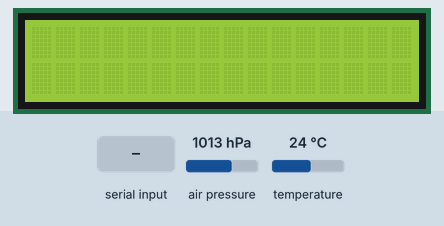
This sketch was run on a simulated Arduino Uno, built with avr-gcc and run on an emulated ATmega328P. Shown: 16×2 character LCD. The inputs (shaded band) are chosen by the test bench; at power-on: air pressure 1013 hPa, temperature 24 °C. What the sketch prints to the serial monitor is not drawn.

Above: at 1.2 s.
1.3 s: "90,45\n" received over Serial
At 3.6 s:
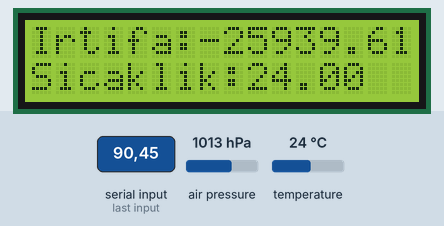
4.3 s: air pressure set to 952 hPa
At 5.6 s:
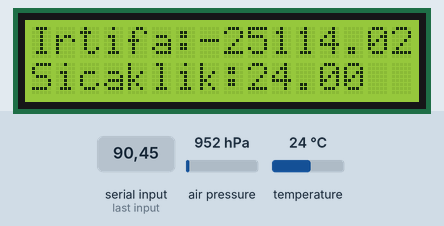
6.8 s: temperature set to 12 °C
At 8.7 s:
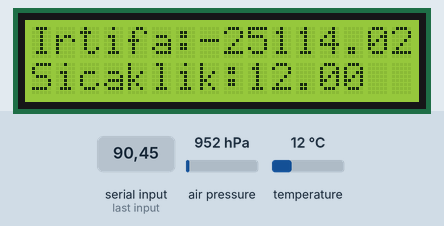
9.8 s: air pressure set to 975 hPa
At 10.7 s:
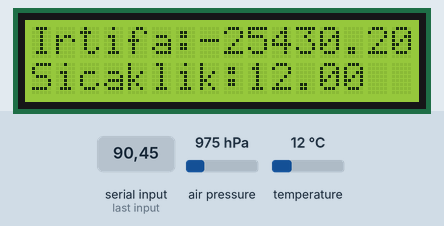
11.8 s: temperature set to 19 °C
At 13.7 s:
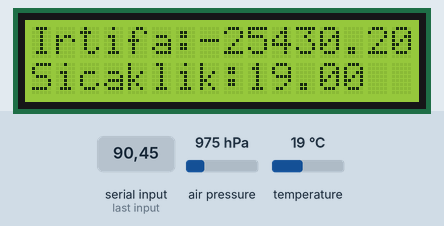
Timing chart, 0 to 15.2 s (numbered marks = the images above; inputs shaded):
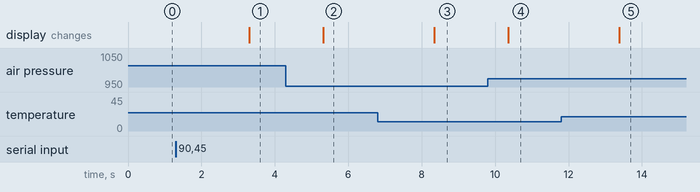

Measured:
- after the input at 1.3 s, the display: changes after 2.0 s (image 1)
- after the input at 4.3 s, the display: changes after 1.0 s (image 2)
- after the input at 6.8 s, the display: changes after 1.5 s (image 3)
- after the input at 9.8 s, the display: changes after 0.56 s (image 4)
- after the input at 11.8 s, the display: changes after 1.6 s (image 5)

The sketch:

basinc_sensoru.ino
```cpp
#include <Wire.h>
#include <LiquidCrystal.h>
#include <SFE_BMP180.h>
LiquidCrystal lcd(12,11,5,4,3,2);
int sure=0;
bool i=1;
bool i2=1;
bool i3=1;
int input,working_mode;
double T, P, p0,a;
SFE_BMP180 bmp180;  // bmp180 adında bir sensör nesnesi oluştur
void setup() {
  lcd.begin(16,2);
  Serial.begin(19200);
  bmp180.begin();
}
void loop() {
  while (i){
  if(Serial.available() and i){
        input =  Serial.parseInt();
        i=0;
  }
    }
  if(i2){delay(1000);}
  while (i2){
  if(Serial.available() and i2){
        working_mode =  Serial.parseInt();
        i2=0;
  }
    }

 if (working_mode==2 and i3){
    delay(250);
    bmp180.startTemperature();
    delay(250);
    bmp180.getTemperature(T);
    delay(250);
    bmp180.startPressure(3);
    delay(250);
    bmp180.getPressure(P, T);
    input=P;
    i3=0;
  }
    bmp180.startTemperature();
    delay(250);
    bmp180.getTemperature(T);
    delay(250);
    bmp180.startPressure(3);
    delay(250);
    bmp180.getPressure(P, T);
    a = bmp180.altitude(P,input);
    p0 = bmp180.sealevel(P,input);
    sure=sure+1;
    delay(250);
    if (working_mode==1){
    Serial.print(p0);
    }
    else{
      Serial.print(a);
      }
    Serial.print(",");
    Serial.print(T);
    Serial.print(",");
    Serial.println(sure);
    lcd.setCursor(0, 0);
    if (working_mode==1){
    lcd.print("Basinc:"+String(p0));
    }
    else{
      lcd.print("Irtifa:"+String(a));
      }
    lcd.setCursor(0, 1);
    lcd.print("Sicaklik:"+String(T));


}
```
